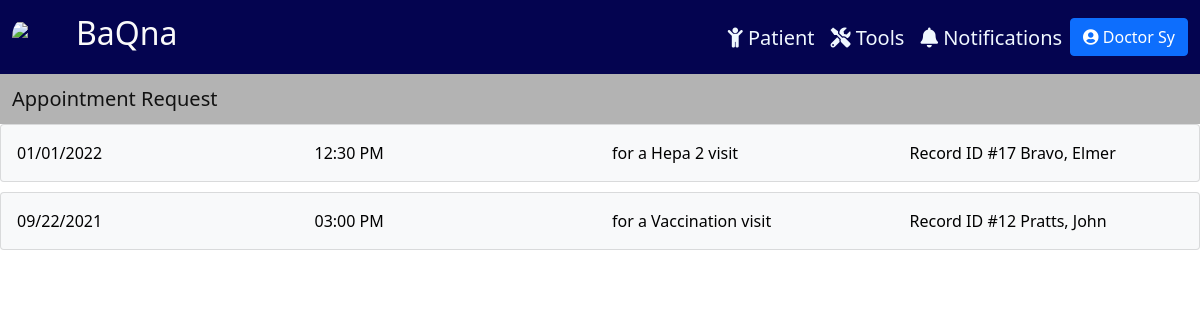
Page /notifs/ (signed in) on the earlier database version.
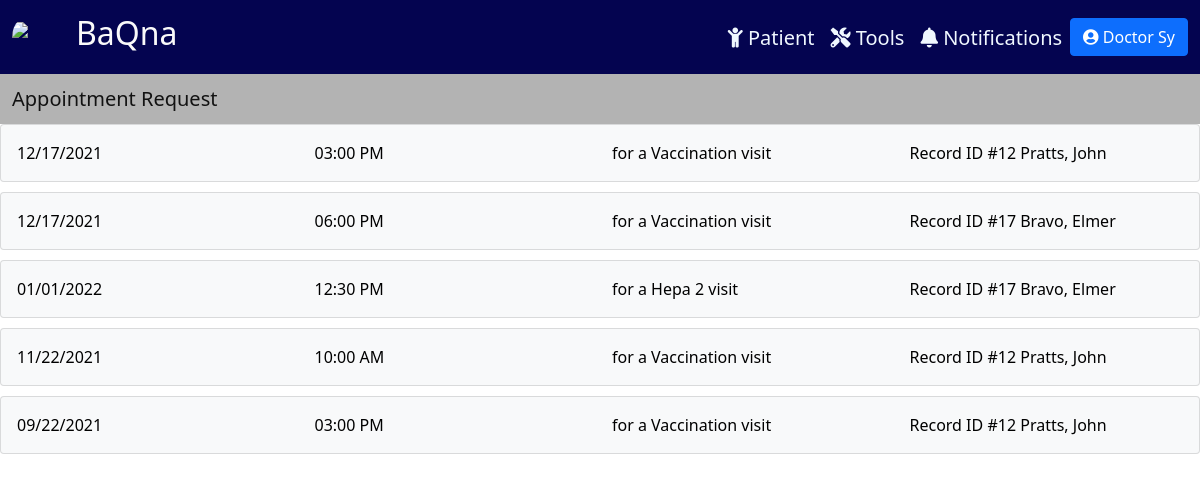
Same page on the later database version.
### tracker/models.py (models this page shows, shortened)
class Appointment(models.Model):
    STATUS = (
        ('Blank','Blank'),
        ('Confirmed', 'Confirmed'),
        ('Cancelled', 'Cancelled'),
        ('Rescheduled', 'Rescheduled'),
        ('Requested', 'Requested'),
    )
    patient = models.ForeignKey(Patient, null=True, blank=True, on_delete=models.CASCADE)
    status = models.CharField(max_length=100, choices=STATUS, null=True)
    date = models.DateField(null=True)
    time = models.TimeField(null=True)
    doctor = models.ForeignKey(Physician, on_delete=models.CASCADE)
    visit = models.CharField(max_length=100, null=True)
    location = models.CharField(max_length=100, null=True)
    date_created = models.DateTimeField(null=True, auto_now_add=True)

class Patient(models.Model):
    SEX = (
        ('M', 'Male'),
        ('F', 'Female'),
    )
    last_name = models.CharField(max_length=100, null=True)
    first_name = models.CharField(max_length=100, null=True)
    middle_name = models.CharField(max_length=100, null=True, blank=True)
    suffix = models.CharField(max_length=2, null=True, blank=True)
    nick_name = models.CharField(max_length=100, null=True, blank=True)
    sex = models.CharField(max_length=1, null=True, choices=SEX)
    birthdate = models.DateField(null=True)
    age = models.CharField(max_length=100, null=True, blank=True)
    attending_doctor = models.ForeignKey(Physician, related_name="docpatient", on_delete=models.CASCADE, null=True)
    cert_date = models.DateField(null=True, blank=True)
    cell_no = PhoneNumberField(null=True, blank=True, validators=[MaxLengthValidator(13)])
    landline = models.CharField(max_length=100, null=True, blank=True)
    email = models.EmailField(max_length=254, null=True, blank=True)
    house_no = models.CharField(max_length=100, null=True, blank=True)
    barangay = models.CharField(max_length=100, null=True, blank=True)
    city = models.CharField(max_length=100, null=True, blank=True)
    region = models.CharField(max_length=100, null=True, blank=True)
    zip = models.IntegerField(null=True, blank=True)
    mfname = models.CharField(max_length=100, null=True, blank=True)
    mlname = models.CharField(max_length=100, null=True, blank=True)
    mcontact = PhoneNumberField(null=True, blank=True)
    memail = models.EmailField(max_length=254, null=True, blank=True)
    ffname = models.CharField(max_length=100, null=True, blank=True)
    flname = models.CharField(max_length=100, null=True, blank=True)
    fcontact = PhoneNumberField(null=True, blank=True)
    femail = models.EmailField(max_length=254, null=True, blank=True)
    c1full_name = models.CharField(max_length=100, null=True, blank=True)
    relation1 = models.CharField(max_length=100, null=True, blank=True)
    c1contact = PhoneNumberField(null=True, blank=True)
    c2full_name = models.CharField(max_length=100, null=True, blank=True)
    relation2 = models.CharField(max_length=100, null=True, blank=True)
    c2contact = PhoneNumberField(null=True, blank=True)
    def __str__(self):
        return "{}, {}".format(self.last_name, self.first_name)

### tracker/views.py (the view)
# urls.py: path('notifs/', views.notifsPage, name = 'notifs'),
@login_required(login_url='login')
def notifsPage(request):
    flag = True if request.user.groups.filter(name='Doctor') else False
    if flag:
        appointments = Appointment.objects.filter(doctor=request.user.physician.id, status='Confirmed').order_by('-id')
    else:
        appointments = Appointment.objects.all().order_by('-id')
    data = {
        'appointments': appointments,
    }
    return render(request,'tracker/notifs.html', data)

### tracker/models.py (called while the page is built)
    def __str__(self):
        return self.doc_type + " " + self.last_name

### tracker/templatetags/auth_extras.py (called while the page is built)
@register.filter(name='has_group')
def has_group(user, group_name):
    group = Group.objects.get(name=group_name)
    return True if group in user.groups.all() else False

### tracker/templates/tracker/notifs.html (shortened to what this page needs)
{% extends 'tracker/main.html' %}
{% block content %}
<nav class="navbar navbar-light" style="background-color: rgb(179, 179, 179);">
    <div class="container-fluid">
      <span class="navbar-brand mb-0 h1">Appointment Request</span>
    </div>
</nav>
{% if appointments %}
{% for appointment in appointments %}
<div class="card card-body bg-light text-black">
  <div class="row" id='appointment' onclick="window.location='{% url 'appointment' appointment.patient.id %}'">
    <div class="col">{{appointment.date}}</div>
    <div class="col">{{appointment.time}}</div>
    <div class="col">for a {{appointment.visit}} visit</div>
    <div class="col">Record ID #{{appointment.patient.id}} {{appointment.patient}}</div>
  </div>
</div>
{% endfor %}
{% else %}
<div class="card card-body">
  <div class="row">
    <div class="col">No confirmed appointments yet.</div>
  </div>
</div>
{% endif %}
{% endblock content %}

Differences in the rows shown:
added Appointment: date "12/17/2021", time "03:00 PM", visit "Vaccination", patient.id "12", patient "Pratts, John"
added Appointment: date "12/17/2021", time "06:00 PM", visit "Vaccination", patient.id "17", patient "Bravo, Elmer"
now on this page (row edited): Appointment: date "11/22/2021", time "10:00 AM", visit "Vaccination", patient.id "12", patient "Pratts, John"
